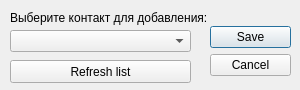
<?xml version="1.0" encoding="UTF-8"?>
<ui version="4.0">
 <class>addContactDialog</class>
 <widget class="QDialog" name="addContactDialog">
  <property name="windowModality">
   <enum>Qt::NonModal</enum>
  </property>
  <property name="geometry">
   <rect>
    <x>0</x>
    <y>0</y>
    <width>300</width>
    <height>90</height>
   </rect>
  </property>
  <property name="windowTitle">
   <string>Add contact - Messenger by s13f</string>
  </property>
  <property name="windowIcon">
   <iconset>
    <normaloff>pics/s13f.png</normaloff>pics/s13f.png</iconset>
  </property>
  <property name="modal">
   <bool>true</bool>
  </property>
  <widget class="QDialogButtonBox" name="buttonBox">
   <property name="geometry">
    <rect>
     <x>210</x>
     <y>10</y>
     <width>81</width>
     <height>81</height>
    </rect>
   </property>
   <property name="orientation">
    <enum>Qt::Vertical</enum>
   </property>
   <property name="standardButtons">
    <set>QDialogButtonBox::Cancel|QDialogButtonBox::Save</set>
   </property>
   <property name="centerButtons">
    <bool>true</bool>
   </property>
  </widget>
  <widget class="QPushButton" name="refreshButton">
   <property name="geometry">
    <rect>
     <x>10</x>
     <y>60</y>
     <width>181</width>
     <height>23</height>
    </rect>
   </property>
   <property name="text">
    <string>Refresh list</string>
   </property>
   <property name="icon">
    <iconset>
     <normaloff>pics/refresh.png</normaloff>pics/refresh.png</iconset>
   </property>
  </widget>
  <widget class="QLabel" name="label">
   <property name="geometry">
    <rect>
     <x>10</x>
     <y>10</y>
     <width>201</width>
     <height>16</height>
    </rect>
   </property>
   <property name="text">
    <string>Выберите контакт для добавления:</string>
   </property>
  </widget>
  <widget class="QComboBox" name="comboBox">
   <property name="geometry">
    <rect>
     <x>10</x>
     <y>30</y>
     <width>181</width>
     <height>22</height>
    </rect>
   </property>
  </widget>
 </widget>
 <resources/>
 <connections>
  <connection>
   <sender>buttonBox</sender>
   <signal>accepted()</signal>
   <receiver>addContactDialog</receiver>
   <slot>accept()</slot>
   <hints>
    <hint type="sourcelabel">
     <x>248</x>
     <y>254</y>
    </hint>
    <hint type="destinationlabel">
     <x>157</x>
     <y>274</y>
    </hint>
   </hints>
  </connection>
  <connection>
   <sender>buttonBox</sender>
   <signal>rejected()</signal>
   <receiver>addContactDialog</receiver>
   <slot>reject()</slot>
   <hints>
    <hint type="sourcelabel">
     <x>316</x>
     <y>260</y>
    </hint>
    <hint type="destinationlabel">
     <x>286</x>
     <y>274</y>
    </hint>
   </hints>
  </connection>
 </connections>
</ui>
